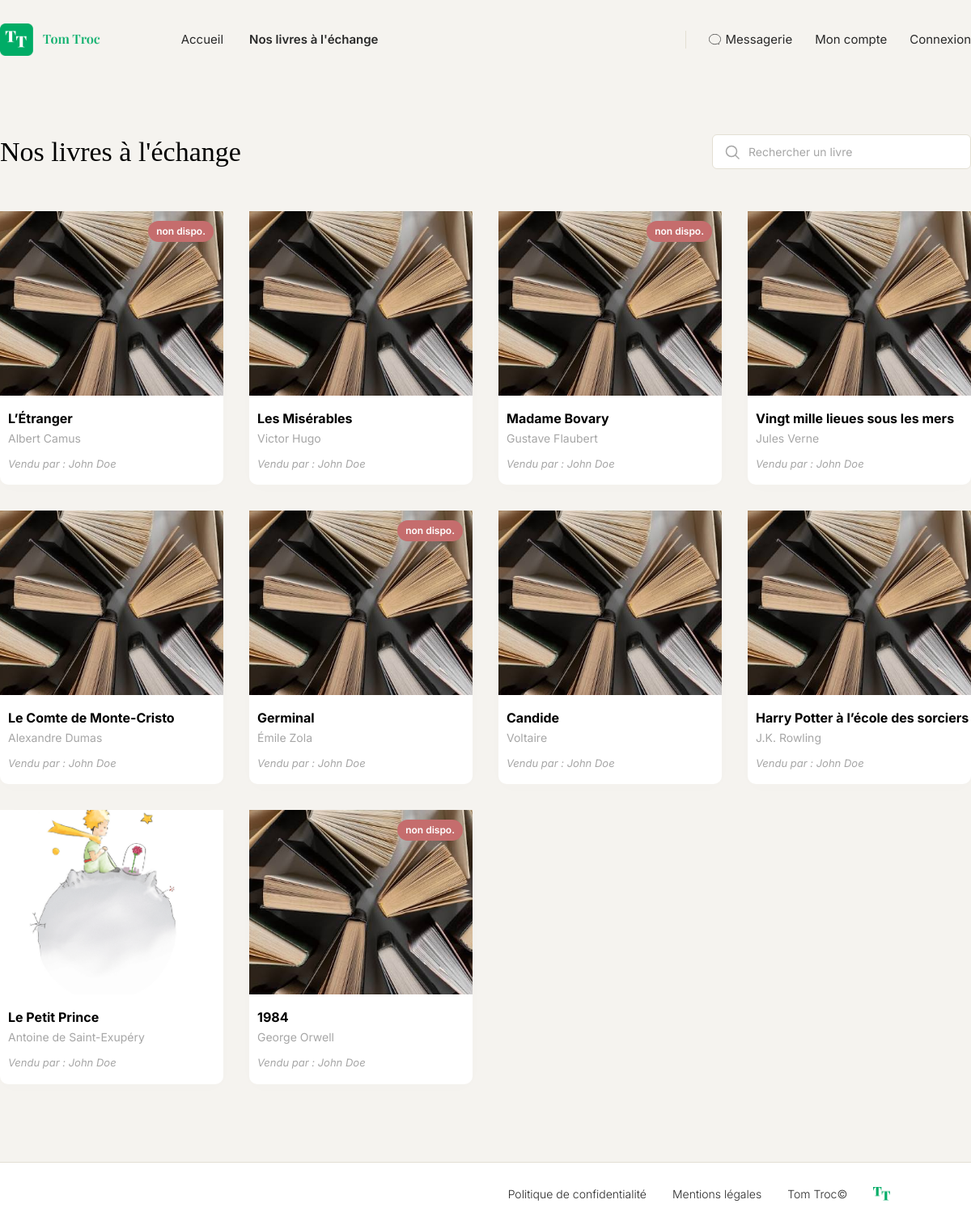
The page /nos-livres on the database as committed earlier.
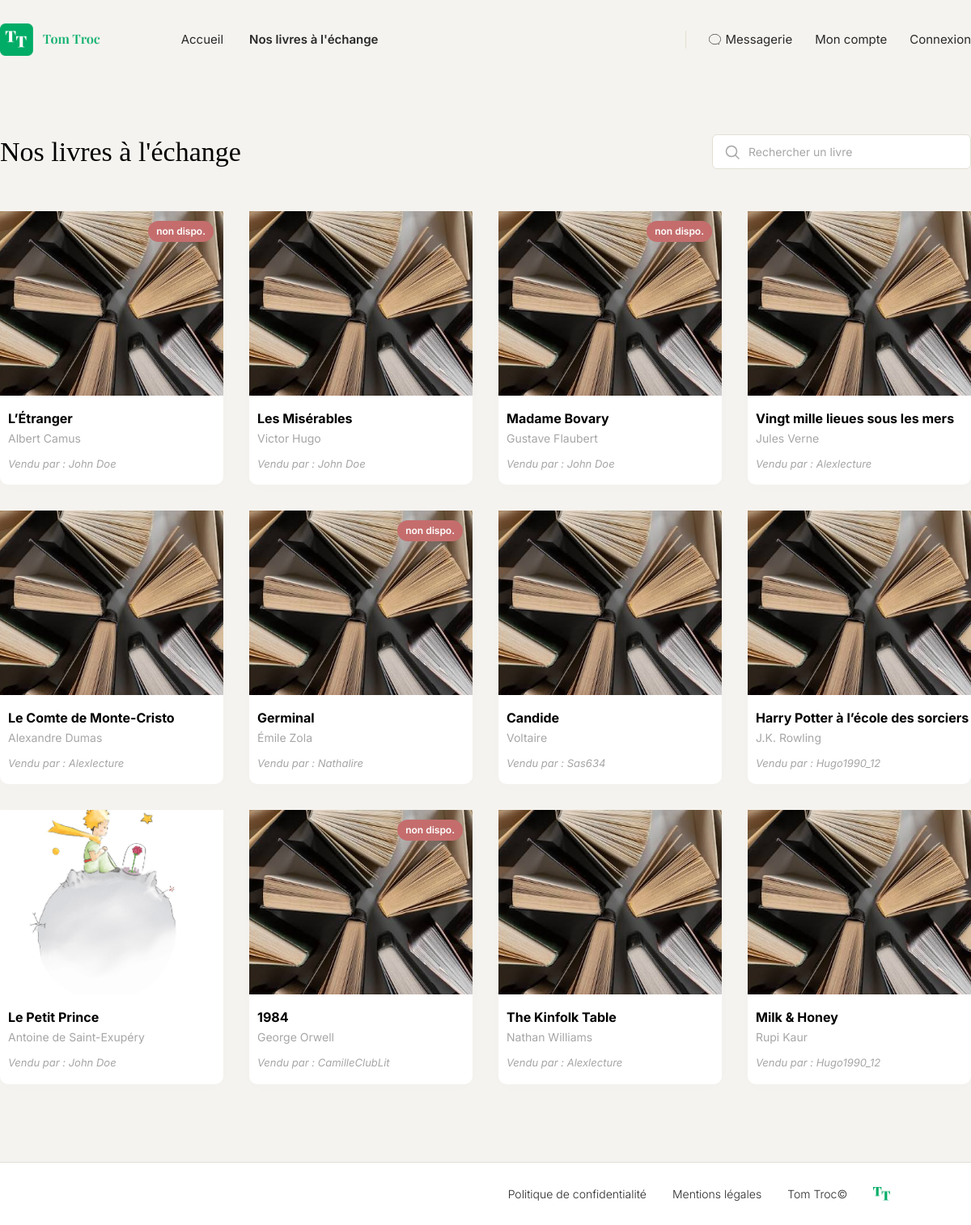
The same page on the database as committed later.
### tables this page shows
CREATE TABLE books (
    id INT AUTO_INCREMENT PRIMARY KEY,

    owner_id INT NOT NULL,

    title VARCHAR(255) NOT NULL,
    author VARCHAR(255) NOT NULL,
    image VARCHAR(255) NULL,
    description TEXT NULL,
    available BOOLEAN NOT NULL DEFAULT FALSE,

    FOREIGN KEY (owner_id) REFERENCES users(id)
);

CREATE TABLE users (
    id INT AUTO_INCREMENT PRIMARY KEY,
    username VARCHAR(50) NOT NULL UNIQUE,
    email VARCHAR(255) NOT NULL UNIQUE,
    password VARCHAR(255) NOT NULL,
    avatar VARCHAR(255) NULL,
    created_at TIMESTAMP DEFAULT CURRENT_TIMESTAMP
);

### services/AbstractController.php (called while the page is built, shortened)
<?php
abstract class AbstractController
{
    protected function render(string $view, array $data = []): void
    {
        extract($data);
        $viewFile = dirname(__DIR__) . '/views/' . $view . '.php';
        require $viewFile;
        $content = ob_get_clean();
        require dirname(__DIR__) . '/views/main.php';
    }
}

### controllers/LivreController.php (called while the page is built, shortened)
<?php
class LivreController extends AbstractController
{
    public function livres(): void
    {
        $search = $_GET['q'] ?? '';
        $bookManager = new BookManager();
        $booksWithOwner = [];
        if ($search == '') {
            $booksWithOwner = $bookManager->getBooks();
        } else {
            $booksWithOwner = $bookManager->getBooksByTitle($search);
        }
        $this->render('livre/nos-livres', [
            'title' => 'Nos Livres',
            'search' => $search,
            'booksWithOwner' => $booksWithOwner,
        ]);
    }
}

### index.php (called while the page is built, shortened)
<?php
$router = new Router();
$router->add('', 'AccueilController', 'accueil');
$router->add('accueil', 'AccueilController', 'accueil');
$router->add('nos-livres', 'LivreController', 'livres');
$router->add('livre/add', 'LivreController', 'ajouter');
$router->add('livre/{id}', 'LivreController', 'livre');
$router->add('livre/{id}/update', 'LivreController', 'modification');
$router->add('livre/{id}/delete', 'LivreController', 'suppression');
$router->add('inscription', 'AuthentificationController', 'inscription');
$router->add('connexion', 'AuthentificationController', 'connexion');
$router->add('deconnexion', 'AuthentificationController', 'logout');
$router->add('compte/{id}', 'CompteController', 'compte');
$router->add('mon-compte', 'CompteController', 'monCompte');
$router->add('messages', 'MessageController', 'message');
$router->add('message/{id}', 'MessageController', 'message');
$router->add('message/{id}/nouveau', 'MessageController', 'nouveau');
$router->add('message/{id}/envoyer', 'MessageController', 'envoyer');
$router->dispatch($_SERVER['REQUEST_URI']);

### services/DBManager.php (called while the page is built, shortened)
<?php
class DBManager
{
    private static $instance;
    private $db;
    private function __construct()
    {
        $this->db = new PDO('mysql:host=' . DB_HOST . ';dbname=' . DB_NAME . ';charset=utf8', DB_USER, DB_PASS);
        $this->db->setAttribute(PDO::ATTR_ERRMODE, PDO::ERRMODE_EXCEPTION);
        $this->db->setAttribute(PDO::ATTR_DEFAULT_FETCH_MODE, PDO::FETCH_ASSOC);
    }
    public static function getInstance() : DBManager
    {
        if (!self::$instance) {
            self::$instance = new DBManager();
        }
        return self::$instance;
    }
    public function getPDO() : PDO
    {
        return $this->db;
    }
}

### services/AbstractManager.php (called while the page is built, shortened)
<?php
abstract class AbstractManager {
    public function __construct()
    {
        $this->db = DBManager::getInstance();
    }
}

### managers/BookManager.php (called while the page is built, shortened)
<?php
class BookManager extends AbstractManager
{
    public function getBooks(): array
    {
        $sql = "SELECT
                    books.*,
                    users.id AS user_id,
                    users.username,
                    users.avatar
                FROM books
                JOIN users ON books.owner_id = users.id";
        $query = $this->db->getPDO()->prepare($sql);
        $query->execute();
        $books = [];
        while ($data = $query->fetch()) {
            $book = new Book($data);
            $owner = new User();
            $owner->setId($data['user_id']);
            $owner->setUsername($data['username']);
            $books[] = [
                'book' => $book,
                'owner' => $owner,
            ];
        }
        return $books;
    }
}

### services/AbstractEntity.php (called while the page is built, shortened)
<?php
abstract class AbstractEntity
{
    protected int $id = -1;
    protected function hydrate(array $data) : void
    {
        foreach ($data as $key => $value) {
            $method = 'set' . str_replace('_', '', ucwords($key, '_'));
        }
    }
    public function setId(int $id) : void
    {
        $this->id = $id;
    }
    public function getId() : int
    {
        return $this->id;
    }
}

### models/Book.php (called while the page is built, shortened)
<?php
class Book extends AbstractEntity
{
    private string $title;
    private string $author;
    private ?string $image = null;
    private bool $available;
    public function getTitle(): string
    {
        return $this->title;
    }
    public function setTitle(string $title): void
    {
        $this->title = $title;
    }
    public function getAuthor(): string
    {
        return $this->author;
    }
    public function setAuthor(string $author): void
    {
        $this->author = $author;
    }
    public function getImage(): ?string
    {
        return $this->image;
    }
    public function setImage(?string $image): void
    {
        $this->image = $image;
    }
    public function isAvailable(): bool
    {
        return $this->available;
    }
    public function setAvailable(bool $available): void
    {
        $this->available = $available;
    }
}

### models/User.php (called while the page is built, shortened)
<?php
class User extends AbstractEntity
{
    private string $username;
    public function getUsername(): string
    {
        return $this->username;
    }
    public function setUsername(string $username): void
    {
        $this->username = $username;
    }
}

### views/livre/nos-livres.php (the view, shortened to what this page needs)
<section class="container">
    <div class="livres-header">
        <h1 class="livres-header__title">Nos livres à l'échange</h1>
        <form class="search-field" action="nos-livres" method="get">
            <input
                type="text"
                name="q"
                class="search-field__input"
                placeholder="Rechercher un livre"
                value="<?= htmlspecialchars($search ?? '') ?>"
            >
        </form>
    </div>
    <div class="livres-grid-wrapper">
        <div class="book-grid">
            <?php foreach ($booksWithOwner as $bookWithOwner): ?>
                <?php
                    $book = $bookWithOwner['book'];
                    $owner = $bookWithOwner['owner'];
                ?>
                <a href="livre/<?= htmlspecialchars($book->getId()) ?>" class="book-card">
                    <?php if (!$book->isAvailable()): ?>
                        <span class="book-card__badge">non dispo.</span>
                    <?php endif; ?>
                    <img
                        src="assets/images/<?= htmlspecialchars($book->getImage() ?? 'livre.jpg') ?>"
                        alt="Couverture du livre <?= htmlspecialchars($book->getTitle()) ?>"
                        class="book-card__image"
                    >
                    <h3 class="book-card__title"><?= htmlspecialchars($book->getTitle()) ?></h3>
                    <p class="book-card__author"><?= htmlspecialchars($book->getAuthor()) ?></p>
                    <p class="book-card__seller">Vendu par : <?= htmlspecialchars($owner->getUsername()) ?></p>
                </a>
            <?php endforeach; ?>
        </div>
    </div>
</section>

### services/Router.php (shortened to what this page needs)
<?php
class Router
{
    private array $routes = [];
    public function add(string $uri, string $controller, string $method): void
    {
        $uri = trim($uri, '/');
        $pattern = preg_replace('#\{[a-zA-Z_]+\}#', '([^/]+)', $uri);
        $pattern = '#^' . $pattern . '$#';
        $this->routes[] = [
            'pattern' => $pattern,
            'controller' => $controller,
            'method' => $method,
        ];
    }
    public function dispatch(string $uri): void
    {
        $path = parse_url($uri, PHP_URL_PATH);
        $path = trim($path, '/');
        foreach ($this->routes as $route) {
            if (preg_match($route['pattern'], $path, $matches)) {
                array_shift($matches);
                $method = $route['method'];
                $controller = new $controllerClass();
                $controller->$method(...$matches);
                return;
            }
        }
    }
}

### views/main.php (shortened to what this page needs)
<!DOCTYPE html>
<html lang="fr">
<head>
    <?php $basePath = rtrim(dirname($_SERVER['SCRIPT_NAME']), '/\\') . '/'; ?>
    <link rel="stylesheet" href="assets/css/style.css">
</head>
<?php
    $currentPath = trim(parse_url($_SERVER['REQUEST_URI'], PHP_URL_PATH), '/');
    $currentPath = str_replace(trim($basePath, '/'), '', $currentPath);
    $currentPath = trim($currentPath, '/');
    function isCurrentPage(string $currentPath, string $route): string
    {
        $route = trim($route, '/');
        return $currentPath === $route || str_starts_with($currentPath, $route . '/')
            ? ' is-active'
            : '';
    }
?>
<body>
    <header class="header">
        <div class="container header__inner">
            <a href="accueil" class="logo">
                <img class="header__logo" src="assets/images/header-logo.png">
            </a>
            <nav class="nav">
                <nav class="nav-main">
                    <a href="accueil" class="nav-main__link<?= isCurrentPage($currentPath, '') || isCurrentPage($currentPath, 'accueil') ? ' is-active' : '' ?>">
                        Accueil
                    </a>
                    <a href="nos-livres" class="nav-main__link<?= isCurrentPage($currentPath, 'nos-livres') ?>">Nos livres à l'échange</a>
                </nav>
                <nav class="nav-secondary">
                    <a href="messages" class="nav-secondary__link<?= isCurrentPage($currentPath, 'messages') || isCurrentPage($currentPath, 'message') ? ' is-active' : '' ?>">
                        <img src="assets/images/icone-messagerie.svg">
                        Messagerie
                    </a>
                    <a href="mon-compte" class="nav-secondary__link<?= isCurrentPage($currentPath, 'mon-compte') ?>">Mon compte</a>
                    <?php if (isset($_SESSION['user'])): ?>
                        <a href="deconnexion" class="nav-secondary__link">Déconnexion</a>
                    <?php else: ?>
                        <a href="connexion" class="nav-secondary__link<?= isCurrentPage($currentPath, 'connexion') ?>">
                            <?= isset($_SESSION['user']) ? "Déconnexion" : "Connexion" ?>
                        </a>
                    <?php endif; ?>
                </nav>
            </nav>
        </div>
    </header>
    <main>
        <?= $content ?>
    </main>
    <footer class="footer">
        <div class="container footer__inner">
            <a href="/politique-confidentialite">Politique de confidentialité</a>
            <a href="/mentions-legales">Mentions légales</a>
            <span>Tom Troc©</span>
            <a href="accueil" class="logo">
                <img class="footer__logo" src="assets/images/footer-logo.png">
            </a>
        </div>
    </footer>
</body>
</html>

### assets/css/base.css (style rules this page uses)
* { box-sizing: border-box; margin: 0; padding: 0; }
img { max-width: 100%; display: block; }
a { color: inherit; text-decoration: none; }
:root { --color-bg: #F5F3EF; --color-bg-soft: #FAF9F7; --color-bg-muted: #EFEBE1; --color-surface: #FFFFFF; --color-primary: #00AC66; --color-primary-dark: #23875A; --color-text: black; --color-text-muted: #292929; --color-text-faint: #A6A6A6; --color-border: #E3DFD3; --color-danger-bg: #C56D6D; --color-danger-text: white; --color-form-field: #EDF2F6; --color-form-field-border: #F0F0F0; --color-disponible: #6DC5A1; --color-indisponible: #C56D6D; --color-supprimer: #CB2D2D; --font-display: 'Playfair Display', Georgia, 'Times New Roman', serif; --font-body: 'Inter', -apple-system, BlinkMacSystemFont, 'Segoe UI', Helvetica, Arial, sans-serif; --container-width: 1200px; --section-padding-y: 96px; --radius-sm: 6px; --radius-md: 10px; }
body { font-family: var(--font-body); color: var(--color-text); background-color: var(--color-bg); line-height: 1.5; }
.container { max-width: var(--container-width); margin: 0 auto; padding: 0px; }

### assets/css/components.css (style rules this page uses)
.book-card { position: relative; background-color: white; border-radius: 0 0 10px 10px; box-shadow: 0px 4px 24px 0px #00000003; padding-bottom: 16px; }
.book-card__image { width: 100%; aspect-ratio: 4 / 3.3; object-fit: cover; margin-bottom: 16px; }
.book-card__title { font-size: 16px; font-weight: 700; color: var(--color-text); margin-bottom: 2px; margin-left: 10px; }
.book-card__author { font-size: 14px; color: var(--color-text-faint); margin-bottom: 12px; margin-left: 10px; }
.book-card__seller { font-size: 13px; font-style: italic; color: var(--color-text-faint); margin-left: 10px; }
.book-card__badge { position: absolute; top: 12px; right: 12px; background-color: var(--color-danger-bg); color: var(--color-danger-text); font-size: 12px; font-weight: 600; padding: 4px 10px; border-radius: 999px; }
.book-grid { display: grid; grid-template-columns: repeat(4, 1fr); gap: 32px; }

### assets/css/layout.css (style rules this page uses)
.header { background-color: var(--color-bg); }
.header__inner { display: flex; align-items: center; padding: 24px 0; }
.logo { display: flex; align-items: center; gap: 10px; margin-right: 100px; }
.header__logo { height: 50px; width: auto; object-fit: contain; display: block; }
.nav { display: flex; flex-direction: row; justify-content: space-between; width: 100%; color: var(--color-text-muted); }
.nav-main { display: flex; align-items: center; gap: 32px; font-size: 15px; }
.nav-main__link.is-active, .nav-secondary__link.is-active { font-weight: 600; }
.nav-secondary { display: flex; align-items: center; gap: 28px; font-size: 15px; padding-left: 28px; border-left: 1px solid var(--color-border); }
.nav-secondary__link { display: inline-flex; align-items: center; gap: 6px; }
.footer { background-color: white; border-top: 1px solid var(--color-border); padding: 28px 0; }
.footer__inner { display: flex; align-items: center; justify-content: flex-end; gap: 32px; font-size: 14px; font-weight: 300; color: var(--color-text-muted); }
.footer__logo { height: 17px; width: auto; object-fit: contain; display: block; }

### assets/css/pages/nos-livres.css (style rules this page uses)
.livres-header { display: flex; align-items: center; justify-content: space-between; gap: 32px; padding-top: 64px; padding-bottom: 48px; }
.livres-header__title { font-family: var(--font-display); font-weight: 400; font-size: 34px; color: var(--color-text); }
.search-field { position: relative; flex-shrink: 0; width: 320px; }
.search-field__input { width: 100%; border-radius: var(--radius-sm); border: 1px solid var(--color-border); background-color: var(--color-surface); padding: 12px 16px 12px 44px; font-family: var(--font-body); font-size: 14px; color: var(--color-text); }
.search-field__input::placeholder { color: var(--color-text-faint); }
.livres-grid-wrapper { padding-bottom: 96px; }

Rows that differ between the two databases and show on the page:
changed books "Vingt mille lieues sous les mers": owner.username "John Doe" → "Alexlecture"
changed books "Le Comte de Monte-Cristo": owner.username "John Doe" → "Alexlecture"
changed books "Germinal": owner.username "John Doe" → "Nathalire"
changed books "Candide": owner.username "John Doe" → "Sas634"
changed books "Harry Potter à l’école des sorciers": owner.username "John Doe" → "Hugo1990_12"
changed books "George Orwell": owner.username "John Doe" → "CamilleClubLit"
added books: title "The Kinfolk Table", author "Nathan Williams", owner.username "Alexlecture"
added books: title "Milk & Honey", author "Rupi Kaur", owner.username "Hugo1990_12"
